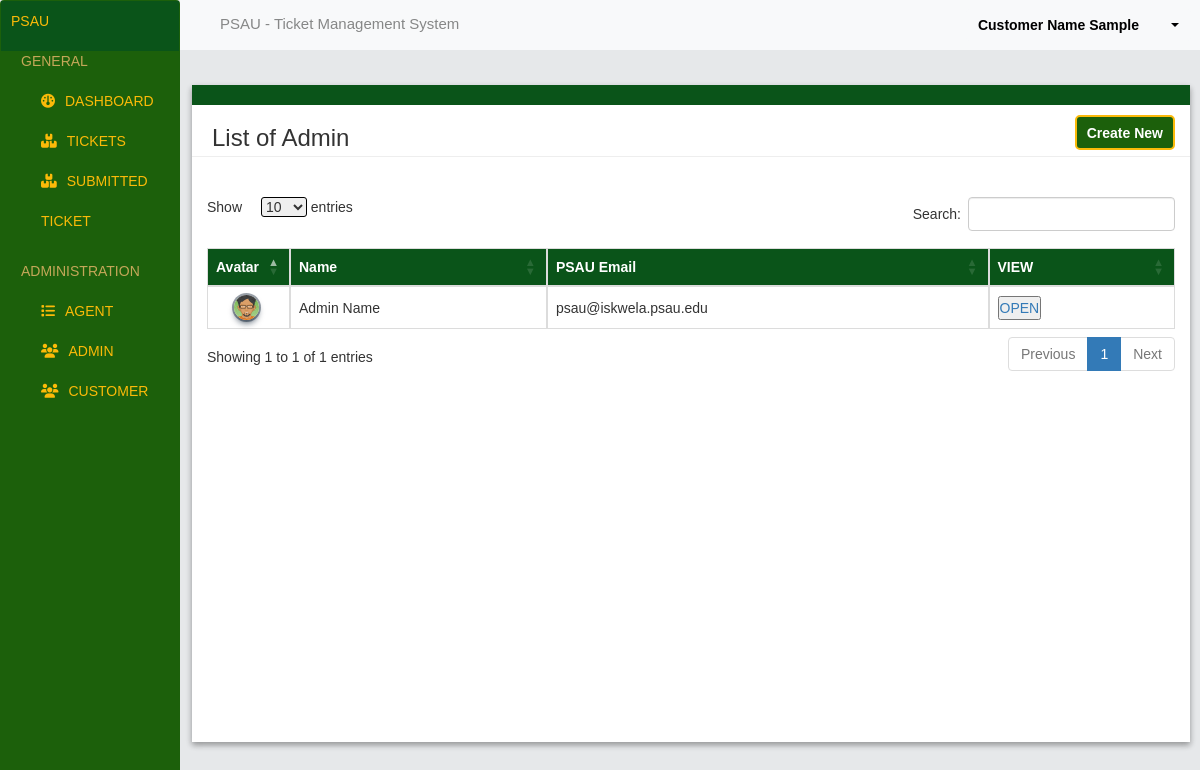
Screenshot of /admin/admin/index.php (signed in) with the database file from the repository.
### tables this page shows
CREATE TABLE `users` (
  `id` int(11) NOT NULL,
  `username` varchar(255) NOT NULL,
  `password` varchar(255) NOT NULL,
  `full_name` varchar(60) NOT NULL,
  `image` text NOT NULL,
  `psau_email` varchar(60) NOT NULL,
  `role` enum('customer','staff','admin') NOT NULL,
  `department` text NOT NULL
);

### admin/admin/index.php (the view, shortened to what this page needs)
<?php
include_once '../../connectivity.php';
$username = $_SESSION["username"];
$sql = "SELECT id, full_name FROM users WHERE username = ?";
$stmt = $conn->prepare($sql);
$stmt->bind_param("s", $username);
$stmt->execute();
$result = $stmt->get_result();
if ($result->num_rows > 0) {
    $row = $result->fetch_assoc();
    $full_name = $row['full_name'];
} else {
    $user_id = null;
    $full_name = "Unknown";
}
?>
<!DOCTYPE html>
<html lang="en">
<head>
      <link rel="stylesheet" href="https://cdnjs.cloudflare.com/ajax/libs/font-awesome/6.5.2/css/all.min.css"
 />
    <link rel="stylesheet" href="https://maxcdn.bootstrapcdn.com/bootstrap/3.4.1/css/bootstrap.min.css">
    <link rel="stylesheet" href="https://cdn.datatables.net/1.13.4/css/dataTables.bootstrap5.min.css" />
      <link rel="stylesheet" href="../../css/admin-ui.css" />
</head>
<body>
    <div class="navbar">
        <div class="home-nav">
            <p>PSAU</p>
        </div>
        <ul>
            <p class="sub-title">General</p>
            <li class="dash"><a href="http://localhost/psau4/admin/index.php"><i class="fa-solid fa-gauge"></i>Dashboard</a></li>
            <li><a href="http://localhost/psau4/admin/tickets/index.php"><i class="fa-solid fa-boxes-stacked"></i>Tickets</a></li>
            <li><a href="http://localhost/psau4/admin/tickets/ticket-view.php"><i class="fa-solid fa-boxes-stacked"></i>Submitted Ticket</a></li>
            <br />
            <p class="sub-title">Administration</p>
            <li><a href="http://localhost/psau4/admin/agents/index.php"><i class="fa-solid fa-list"></i>Agent</a></li>
            <li><a href="http://localhost/psau4/admin/admin/index.php"><i class="fa-solid fa-users"></i>Admin</a></li>
            <li><a href="http://localhost/psau4/admin/customer/index.php"><i class="fa-solid fa-users"></i>Customer</a></li>
        </ul>
    </div>
    <div class="header">
        <div class="header-title">
            <p>PSAU - Ticket Management System</p>
        </div>
        <div class="account-header">
    <div class="dropdown">
        <button class="btn dropdown-toggle" type="button" data-toggle="dropdown">
            <div class="button-container"><p class="fullname"><?php echo $full_name; ?></p>
            <span class="caret"></span></div>
        </button>
    </div>
</div>
    </div>
    <<div class="content">
<div class="content_design">a</div>
    <div class="conten_text">
        <h3>List of Admin</h3>
        <a href="create-admin.php"><button ><i class="bi bi-plus"></i>Create New</button></a>
    </div>
    <hr class="hr_content">
        <div class="table-container">
            <table id="myTable" class="display" style="width:100%">
                <thead>
                    <tr>
                        <th>Avatar</th>
                        <th>Name</th>
                        <th>PSAU Email</th>
                        <th>VIEW</th>
                    </tr>
                </thead>
                <tbody>
                    <?php
                   $query = "SELECT * FROM users WHERE role = 'admin'";
                    $result = $conn->query($query);
                    while ($row = $result->fetch_assoc()) {
                        echo "<tr>
                        <td style='width:65px;'><img src='../../img/" . $row['image'] . "' alt='' id='table-image'></td>
                        <td>" . $row['full_name'] . "</td>
                        <td>" . $row['psau_email'] . "</td>
                        <td>
                        <a href='open-admin.php?id=" . $row['id'] . "'><button>OPEN</button></a>
                        </td>";
                    }
                ?>
            </tbody>
        </table>
    </div>
</div>
</body>
</html>

### css/admin-ui.css (style rules this page uses)
* { margin: 0; padding: 0; box-sizing: border-box; font-family: "Poppins", sans-serif; }
body { background-color: #E6E8EA; }
.navbar { background-color: #1C600B; width: 15%; top: 0; margin: 0%; position: relative; display: flex; flex-direction: column; height: 200vh; color: white; font-family: "Oswald", sans-serif; font-weight: 500; position:fixed; padding-bottom: 100px; text-transform: uppercase; }
.home-nav { background: #0A5419; padding: 10px; color: #FBBA09; }
.sub-title { padding-left: 20px; cursor: default; }
ul { padding: 0; color: #C4A759; }
ul li { list-style: none; transition: background-color 0.5s; }
ul li a { display: block; padding-left: 40px; text-decoration: none; line-height: 40px; color: #FBBA09; font-size: 20; transition: .3s; }
ul li a i { margin-right: 10px; }
.header { display: flex; flex-direction: row; justify-content: space-between; background-color: #F8F9FA; height: 50px; margin-left: 15%; position: fixed; top: 0; width: 85%; z-index: 100; transition: 300ms; }
.header-title { text-align:start ; font-size: 15px; color: #868787; flex: 1; padding: 13px; padding-left: 40px; }
.account-header { flex: 1; text-align: end; padding: 9px; }
.dropdown .btn { border: none; background-color: #F8F9FA; color: black; font-weight: bold; }
.content { display: flex; flex-direction: column; margin-top: 65px; margin-left: 16%; margin-right: 10px; box-shadow: rgba(0, 0, 0, 0.16) 0px 3px 6px, rgba(0, 0, 0, 0.23) 0px 3px 6px; font-family: "Poppins", sans-serif; background-color: #FFFFFF; }
.content_design { color: #0A5419 ; background-color: #0A5419; }
.conten_text { display: flex; flex-direction: row; justify-content: space-between; margin-left: 20px; font-size: 2rem; font-weight: 700; }
.conten_text a button { text-decoration: none; color: white; font-weight: light; font-size: 14px; padding: 5px; padding-left: 10px; padding-right: 10px; margin-right: 15px; background-color: #1C600B; border-radius: 5px; width: auto; height: 35px; margin-top: 10px; border: 2px solid #FBBA09; }
.hr_content { margin-top: -5px; background-color: #EEEEEE; margin-top: 5 px; }
.table-container { margin: 15px; height: 100vh; overflow-x: hidden; margin-left: 15px ; margin-top: 20px; display: flex; flex-direction: column; }
.button-container { position: relative; display: inline-block; height: 10px; }
.fullname { display: inline-block; margin-right: 40px; }
.caret { position: absolute; top: 50%; transform: translateY(-50%); right: 0; margin-top: 5px; }
#table-image { border-radius: 50%; box-shadow: rgba(6, 24, 44, 0.4) 0px 0px 0px 2px, rgba(6, 24, 44, 0.65) 0px 4px 6px -1px, rgba(255, 255, 255, 0.08) 0px 1px 0px inset; max-width: 50px; height: 25px; margin-left: 18px; }

### admin/admin/index.php (style rules this page uses)
.table-container { height: 530px; overflow-x: hidden; margin-left: 15px ; margin-top: 20px; display: flex; flex-direction: column; }
table { width: 100%; border-collapse: collapse; }
th, td { border: .2px solid gainsboro; text-align: left; padding: 8px; }
th { background: #0A5419; color: white; }

### rows the page displays
users: full_name "Customer Name Sample"
users: image (picture), full_name "Admin Name", psau_email "psau@iskwela.psau.edu"
